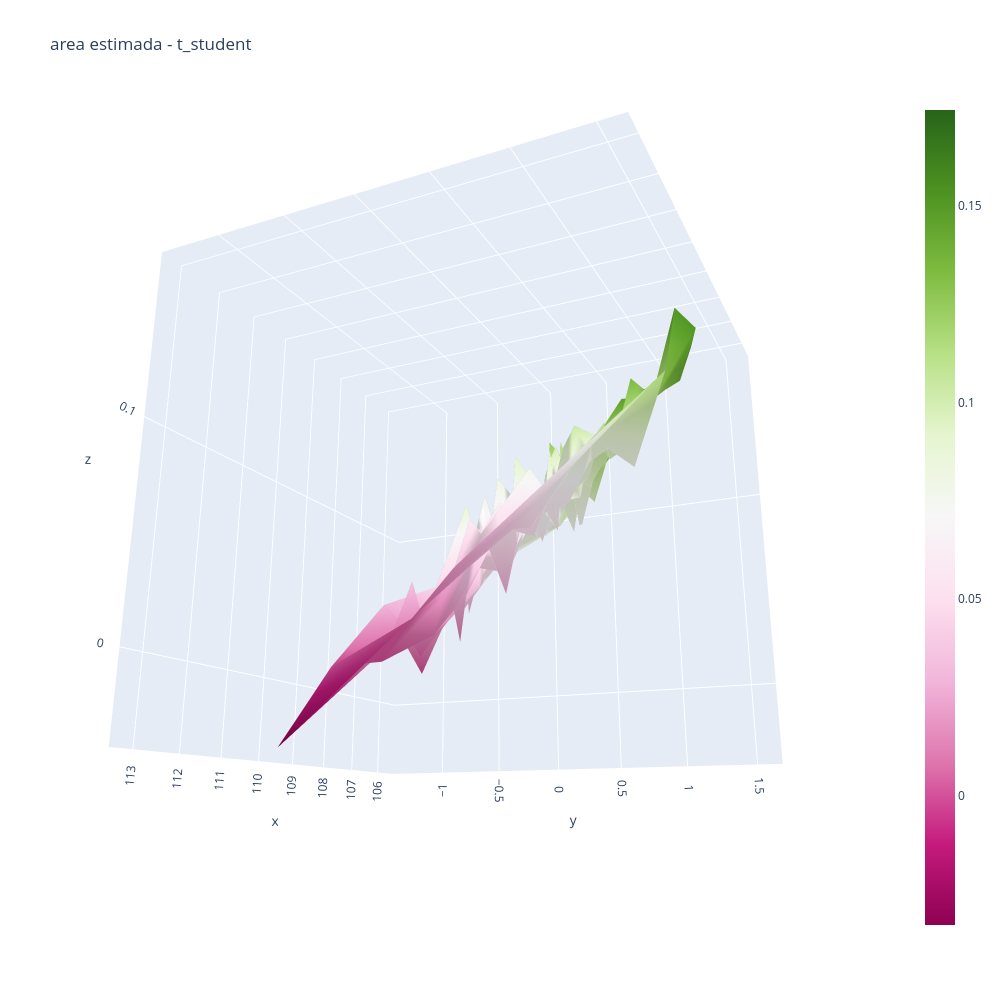

The notebook cell saved with this chart:
### Code cell
x_t = df_plot_t['IBC-Br']
y_t = df_plot_t['BETA']
Z_t = t_results[0]
fig_t = go.Figure(data=[go.Mesh3d(z=Z_t, x=x_t, y=y_t, intensity=Z_t)])
fig_t.update_layout(title=dict(text='area estimada - t_student'), autosize=False,
                scene_camera_eye=dict(x=1.87, y=0.88, z=-0.64),
                width=1000, height=1000,
                margin=dict(l=70, r=60, b=65, t=100))
fig_t.show()

### Figure 1 — Plotly figure (JSON) as saved in the notebook; plotly's stock layout.template omitted (floating-point values rounded to 4 significant figures; data arrays with more than 128 entries replaced by an {"elided": "..."} marker saying what was removed)
{"data": [{"intensity": {"elided": "252 float values"}, "type": "mesh3d", "x": {"elided": "252 float values"}, "y": {"elided": "252 float values"}, "z": {"elided": "252 float values"}}], "layout": {"autosize": false, "height": 1000, "margin": {"b": 65, "l": 70, "r": 60, "t": 100}, "scene": {"camera": {"eye": {"x": 1.87, "y": 0.88, "z": -0.64}}}, "title": {"text": "area estimada - t_student"}, "width": 1000}}
